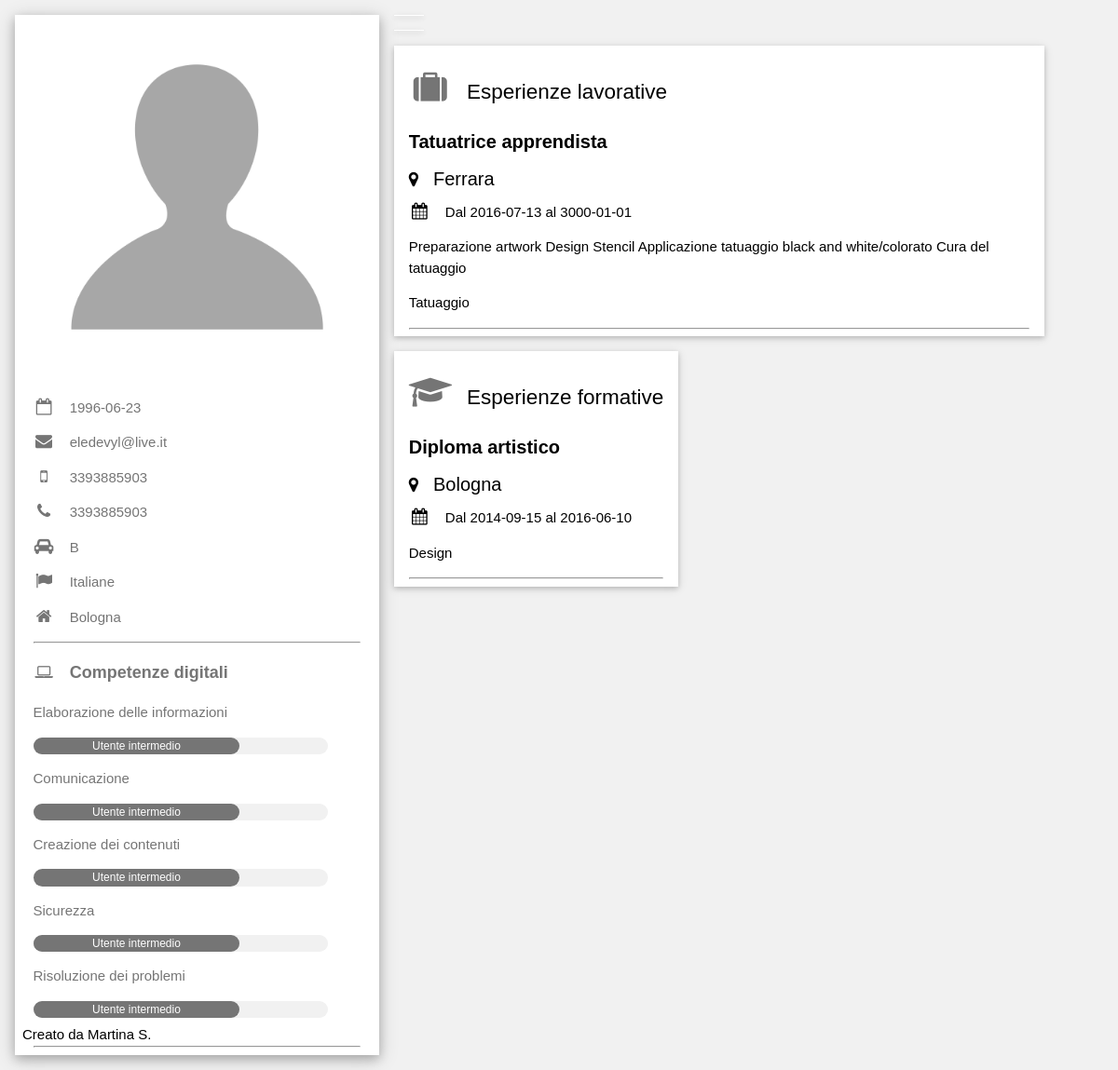
The app's page /_php/cv.php?id=887b791693d8f976c856b769a0b82cef with its own data.
### tables this page shows
CREATE TABLE IF NOT EXISTS `utenti` (
  `username` varchar(20) NOT NULL,
  `usernamemd5` varchar(40) DEFAULT NULL,
  `password` varchar(40) NOT NULL,
  `mail` varchar(40) NOT NULL,
  `nome` varchar(20) NOT NULL,
  `cognome` varchar(20) NOT NULL,
  `data` date NOT NULL,
  `luogo` varchar(30) NOT NULL,
  `sesso` varchar(15) NOT NULL,
  `nazionalita` varchar(20) NOT NULL,
  `numtel` varchar(15) NOT NULL,
  `numtel2` varchar(15) DEFAULT NULL,
  `patente` varchar(2) DEFAULT NULL,
  `foto` varchar(500) DEFAULT NULL,
  `aspirazioni` varchar(500) DEFAULT NULL,
  `hobby` varchar(500) DEFAULT NULL,
  `madre` varchar(20) NOT NULL DEFAULT 'Italiano',
  PRIMARY KEY (`username`),
  UNIQUE KEY `username` (`username`),
  UNIQUE KEY `mail` (`mail`),
  UNIQUE KEY `username_2` (`username`,`mail`)
);

CREATE TABLE IF NOT EXISTS `digitali` (
  `iddigitali` int(10) NOT NULL AUTO_INCREMENT,
  `username` varchar(20) NOT NULL,
  `elaborazione` varchar(20) NOT NULL DEFAULT '',
  `comunicazione` varchar(20) NOT NULL,
  `creazione` varchar(20) NOT NULL,
  `sicurezza` varchar(20) NOT NULL,
  `risoluzione` varchar(20) NOT NULL,
  PRIMARY KEY (`iddigitali`),
  KEY `username` (`username`)
);

CREATE TABLE IF NOT EXISTS `lavoro` (
  `idlavoro` int(10) NOT NULL AUTO_INCREMENT,
  `username` varchar(20) NOT NULL,
  `nome` varchar(50) NOT NULL,
  `luogo` varchar(150) NOT NULL,
  `descrizione` varchar(500) NOT NULL,
  `datainizio` varchar(10) NOT NULL,
  `datafine` varchar(10) NOT NULL,
  `settore` varchar(50) NOT NULL,
  PRIMARY KEY (`idlavoro`),
  KEY `username` (`username`)
);

CREATE TABLE IF NOT EXISTS `formazione` (
  `idformazione` int(10) NOT NULL AUTO_INCREMENT,
  `username` varchar(20) NOT NULL,
  `nome` varchar(50) NOT NULL,
  `luogo` varchar(150) NOT NULL,
  `descrizione` varchar(500) NOT NULL,
  `datainizio` varchar(10) NOT NULL,
  `datafine` varchar(10) NOT NULL,
  PRIMARY KEY (`idformazione`),
  KEY `username` (`username`)
);

### _php/cv.php (the view, shortened to what this page needs)
<?php
	$usernamemd5=$_GET['id'];
	require_once('Connessione.php');
	$query=$conn->prepare("SELECT * FROM utenti WHERE (usernamemd5 ='$usernamemd5')");
	$query->execute();
	$queryresult=$query->fetch(PDO::FETCH_OBJ);
	$username=$queryresult->username;
	$mail=$queryresult->mail;
	$luogo=$queryresult->luogo;
	$nazionalita=$queryresult->nazionalita;
	$numtel=$queryresult->numtel;
	$numtel2=$queryresult->numtel2;
	$patente=$queryresult->patente;
	$data=$queryresult->data;
	$foto=$queryresult->foto;
 ?>
<html>
	<head>
		<link rel="stylesheet" type="text/css" href="../_css/stylesheet_cv.css">
		<link rel="stylesheet" href="https://cdnjs.cloudflare.com/ajax/libs/font-awesome/4.7.0/css/font-awesome.min.css">
	</head>
	<body>
		<div class="container" style="max-width:1400px;">
			<div class="sinistra">
				<div class="sinistrainterno">
					<div class="foto">
						<?php
							echo '<img src="';
							echo $foto;
							echo '"style="width:100%"';
							echo 'alt="';
							echo $foto;
							echo '"style="width:100%">';
						?>
						<div class="nome">
							<?php
								echo '<h2>';
								echo '</h2>';
							?>
						</div>
					</div>
					<SINISTRA - INFO-->
					<div class="sinistragiu">
						<p><i class="fa fa-calendar-o fa-fw "></i><?php echo $data;?></p>
						<p><i class="fa fa-envelope fa-fw"></i><?php echo $mail;?></p>
						<p><i class="fa fa-mobile fa-fw"></i><?php echo $numtel;?></p>
						<?php
							if(strlen ($numtel2)!="null"){
								echo '<p><i class="fa fa-phone fa-fw "></i>';
								echo $numtel2;
								echo '</p>';
							}
							if(strlen ($patente)!="null"){
								echo '<p><i class="fa fa-car fa-fw "></i>';
								echo $patente;
								echo '</p>';
							}
						?>
						<p><i class="fa fa-flag fa-fw"></i><?php echo $nazionalita;?></p>
						<p><i class="fa fa-home fa-fw "></i><?php echo $luogo;?></p>
						<hr>
						<?php
							$query=$conn->prepare("SELECT * FROM digitali WHERE (username='$username')");
							$query->execute();
							$count=$query->rowCount();
							if($count>0){
								$query=$conn->prepare("SELECT elaborazione, comunicazione, creazione, sicurezza, risoluzione FROM digitali WHERE username='$username'");
								$query->execute();
								while($row = $query->fetch(PDO::FETCH_BOTH)){
									echo '<p class="titolini"><b><i class="fa fa-laptop fa-fw "></i>Competenze digitali</b></p>';
									echo '<p>Elaborazione delle informazioni</p>';
									if($row['elaborazione']=="Utente intermedio")
										$a=60;
									echo '<div class="lingue" style="width:90%">';
										echo '<div class="barra" style="width:';
										echo $a;
										echo '%">';
										echo $row['elaborazione'];
										echo '</div>';
									echo '</div>';
									echo '<p>Comunicazione</p>';
									if($row['comunicazione']=="Utente intermedio")
										$a=60;
									echo '<div class="lingue" style="width:90%">';
										echo '<div class="barra" style="width:';
										echo $a;
										echo '%">';
										echo $row['comunicazione'];
										echo '</div>';
									echo '</div>';
									echo '<p>Creazione dei contenuti</p>';
									if($row['creazione']=="Utente intermedio")
										$a=60;
									echo '<div class="lingue" style="width:90%">';
										echo '<div class="barra" style="width:';
										echo $a;
										echo '%">';
										echo $row['creazione'];
										echo '</div>';
									echo '</div>';
									echo '<p>Sicurezza</p>';
									if($row['sicurezza']=="Utente intermedio")
										$a=60;
									echo '<div class="lingue" style="width:90%">';
										echo '<div class="barra" style="width:';
										echo $a;
										echo '%">';
										echo $row['sicurezza'];
										echo '</div>';
									echo '</div>';
									echo '<p>Risoluzione dei problemi</p>';
									if($row['risoluzione']=="Utente intermedio")
										$a=60;
									echo '<div class="lingue" style="width:90%">';
										echo '<div class="barra" style="width:';
										echo $a;
										echo '%">';
										echo $row['risoluzione'];
										echo '</div>';
									echo '</div>';
								}
								echo '<br><hr>';
							}
						?>
					</div>
				</div>
			</div>
			<div class="destra">
				<div class="eventi">
					<?php
						$query=$conn->prepare("SELECT nome, luogo, descrizione, datainizio, datafine, settore FROM lavoro WHERE username='$username' ORDER BY datainizio");
						$query->execute();
						$count=$query->rowCount();
						if($count>0){
							echo ' <h2><i class="fa fa-suitcase fa-fw titolo"></i>Esperienze lavorative</h2>';
							while($row = $query->fetch(PDO::FETCH_BOTH)){
								echo '<h5><b>';
								echo $row['nome'];
								echo '</b></h5>';
								echo '<h5><i class="fa fa-map-marker"></i>';
								echo $row['luogo'];
								echo '</b></h5>';
								echo '<h6><i class="fa fa-calendar fa-fw"></i>Dal ';
								echo  $row['datainizio'];
								echo ' al ';
								echo $row['datafine'];
								echo '</h6>';
								echo '<p>';
								echo $row['descrizione'];
								echo '</p>';
								echo '<p>';
								echo $row['settore'];
								echo '</p>';
							echo '<hr>';
							}
						}
					?>
				</div>
				<div class="eventi">
					<?php
						$query=$conn->prepare("SELECT nome, luogo, descrizione, datainizio, datafine FROM formazione WHERE username='$username' ORDER BY datainizio");
						$query->execute();
						$count=$query->rowCount();
						if($count>0){
							echo '<h2><i class="fa fa-graduation-cap titolo"></i>Esperienze formative</h2>';
							while($row = $query->fetch(PDO::FETCH_BOTH)){
								echo '<h5><b>';
								echo $row['nome'];
								echo '</b></h5>';
								echo '<h5><i class="fa fa-map-marker"></i>';
								echo $row['luogo'];
								echo '</b></h5>';
								echo '<h6><i class="fa fa-calendar fa-fw"></i>Dal ';
								echo  $row['datainizio'];
								echo ' al ';
								echo $row['datafine'];
								echo '</h6>';
								echo '<p>';
								echo $row['descrizione'];
								echo '</p>';
								echo '<hr>';
							}
						}
					?>
				</div>
			</div>
		</div>
		<p class="copyright"> Creato da Martina S. </p><br>
	</body>
</html>

### _css/stylesheet_cv.css (style rules this page uses)
body, h1, p { font-family: "Raleway", sans-serif; }
*, *:before, *:after { box-sizing: inherit; }
h1, h2, h3, h4, h5, h6 { font-family: "Raleway", sans-serif; font-weight: 400; margin: 10px 0; }
h5 { font-size: 20px; }
h6 { font-size: 15px; }
body, html { height: auto; color: #000 !important; background-color: #f1f1f1 !important; font-size: 15px; line-height: 1.5; display: block; margin: 0px; }
i { margin-right: 16px !important; font-size: 18px !important; }
.container { max-width: 60%; margin: auto !important; margin-top: 16px !important; padding: 0 8px; box-sizing: inherit; margin: auto; height: auto; }
.sinistra { color: #757575 !important; float: left; width: 100%; width: 33%; padding: 0 8px; margin-bottom: 16px; }
.foto { position: relative; display: block; }
.sinistrainterno { background-color: #fff !important; color: #757575 !important; box-shadow: 0 4px 10px 0 rgba(0,0,0,0.2),0 4px 20px 0 rgba(0,0,0,0.19); height: auto; }
.nome { position: absolute; left: 0; bottom: 0; content: ""; display: table; clear: both; padding: 0.01em 16px; color: white !important; }
.sinistragiu { content: ""; display: table; clear: both; padding: 0.01em 16px; width: auto; width: 90%; margin: auto; margin-top: 20px; }
.destra { float: left; width: 100%; width: 59%; padding: 0 8px; }
.eventi { padding: 0.01em 16px; content: ""; display: table; clear: both; box-shadow: 0 2px 5px 0 rgba(0,0,0,0.16),0 2px 10px 0 rgba(0,0,0,0.12); color: #000 !important; background-color: #fff !important; margin-bottom: 16px !important; width: auto; }
.copyright { position: fixed; left: 0; bottom: 0; padding: 12px 24px !important; }
.titolo { font-size: 36px !important; color: #757575 !important; padding-top: 16px !important; padding-bottom: 16px !important; }
.titolini { font-size: 18px !important; }
.lingue { color: #000 !important; background-color: #f1f1f1 !important; border-radius: 16px; font-size: 12px !important; width: 100%; }
.barra { content: ""; display: table; clear: both; padding: 0.01em 16px; text-align: center !important; display: inline-block; width: auto; border-radius: 16px; color: #fff !important; background-color: #757575 }

### records on screen
utenti: foto (picture), data "1996-06-23", mail "eledevyl@live.it", numtel "3393885903", numtel2 "3393885903", patente "B", nazionalita "Italiane", luogo "Bologna"
digitali: elaborazione "Utente intermedio", comunicazione "Utente intermedio", creazione "Utente intermedio", sicurezza "Utente intermedio", risoluzione "Utente intermedio"
lavoro: nome "Tatuatrice apprendista", luogo "Ferrara", datainizio "2016-07-13", datafine "3000-01-01", descrizione "Preparazione artwork Design Stencil Applicazione tatuaggio black and white/colorato Cura del tatuaggio", settore "Tatuaggio"
formazione: nome "Diploma artistico", luogo "Bologna", datainizio "2014-09-15", datafine "2016-06-10", descrizione "Design"
